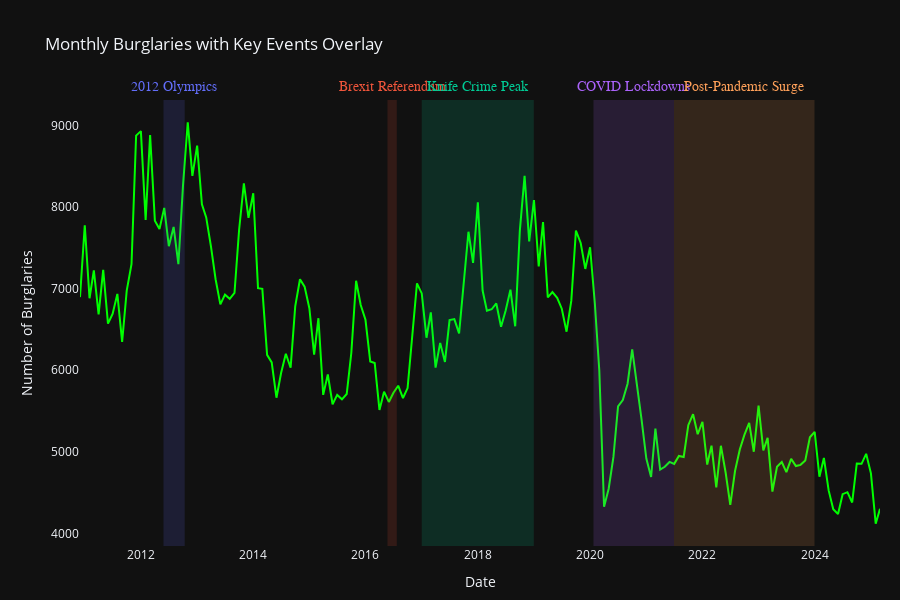

Source (notebook cell):
### Code cell
import plotly.graph_objects as go
import pandas as pd
from plotly.colors import qualitative

# Replace this with your actual DataFrame
crime_df = df.copy()  

# 1. Monthly burglary totals
monthly = crime_df.groupby("date")["Burglaries amount"].sum().reset_index()
monthly["date"] = pd.to_datetime(monthly["date"])

# 2. Key event periods
events = [
    {"Event": "2012 Olympics",        "Start": "2012-05-27", "End": "2012-10-12"},
    {"Event": "Brexit Referendum",    "Start": "2016-05-23", "End": "2016-07-23"},
    {"Event": "Knife Crime Peak",     "Start": "2017-01-01", "End": "2018-12-31"},
    {"Event": "COVID Lockdowns",      "Start": "2020-01-23", "End": "2021-06-30"},
    {"Event": "Post-Pandemic Surge",  "Start": "2021-06-30", "End": "2023-12-31"},
]
for ev in events:
    ev["Start"] = pd.to_datetime(ev["Start"])
    ev["End"]   = pd.to_datetime(ev["End"])

# 3. Assign each event a distinct color
palette = qualitative.Plotly  # has at least 10 distinct colors
colors = {ev["Event"]: palette[i % len(palette)] for i, ev in enumerate(events)}

# 4. Build figure
fig = go.Figure()

for ev in events:
    color = colors[ev["Event"]]
    # shaded band
    fig.add_shape(
        type="rect",
        x0=ev["Start"], x1=ev["End"],
        y0=0, y1=1,
        xref="x", yref="paper",
        fillcolor=color,
        opacity=0.15,
        line_width=0
    )
    # centered label above the band
    fig.add_annotation(
        x=ev["Start"] + (ev["End"] - ev["Start"]) / 2,
        y=1.05,
        xref="x", yref="paper",
        text=ev["Event"],
        showarrow=False,
        font=dict(color=color, size=14, family="Arial"),
        align="center"
    )

# 5. Add burglary time series
fig.add_trace(go.Scatter(
    x=monthly["date"],
    y=monthly["Burglaries amount"],
    mode="lines",
    name="Monthly Burglaries",
    line=dict(color="lime", width=2)
))

# 6. Layout tweaks
fig.update_layout(
    template="plotly_dark",
    title="Monthly Burglaries with Key Events Overlay",
    xaxis_title="Date",
    yaxis_title="Number of Burglaries",
    height=600,
    margin=dict(l=80, r=20, t=100, b=50),
    xaxis=dict(showgrid=False),
    yaxis=dict(showgrid=False)
)

fig.show()

### Figure 1 — Plotly figure (JSON) as saved in the notebook; plotly's stock layout.template omitted (floating-point values rounded to 4 significant figures; data arrays with more than 128 entries replaced by an {"elided": "..."} marker saying what was removed)
{"data": [{"line": {"color": "lime", "width": 2}, "mode": "lines", "name": "Monthly Burglaries", "type": "scatter", "x": {"elided": "172 str values"}, "y": {"elided": "172 float values"}}], "layout": {"annotations": [{"align": "center", "font": {"color": "#636EFA", "family": "Arial", "size": 14}, "showarrow": false, "text": "2012 Olympics", "x": "2012-08-04T00:00:00", "xref": "x", "y": 1.05, "yref": "paper"}, {"align": "center", "font": {"color": "#EF553B", "family": "Arial", "size": 14}, "showarrow": false, "text": "Brexit Referendum", "x": "2016-06-22T12:00:00", "xref": "x", "y": 1.05, "yref": "paper"}, {"align": "center", "font": {"color": "#00CC96", "family": "Arial", "size": 14}, "showarrow": false, "text": "Knife Crime Peak", "x": "2017-12-31T12:00:00", "xref": "x", "y": 1.05, "yref": "paper"}, {"align": "center", "font": {"color": "#AB63FA", "family": "Arial", "size": 14}, "showarrow": false, "text": "COVID Lockdowns", "x": "2020-10-11T00:00:00", "xref": "x", "y": 1.05, "yref": "paper"}, {"align": "center", "font": {"color": "#FFA15A", "family": "Arial", "size": 14}, "showarrow": false, "text": "Post-Pandemic Surge", "x": "2022-09-30T00:00:00", "xref": "x", "y": 1.05, "yref": "paper"}], "height": 600, "margin": {"b": 50, "l": 80, "r": 20, "t": 100}, "shapes": [{"fillcolor": "#636EFA", "line": {"width": 0}, "opacity": 0.15, "type": "rect", "x0": "2012-05-27T00:00:00", "x1": "2012-10-12T00:00:00", "xref": "x", "y0": 0, "y1": 1, "yref": "paper"}, {"fillcolor": "#EF553B", "line": {"width": 0}, "opacity": 0.15, "type": "rect", "x0": "2016-05-23T00:00:00", "x1": "2016-07-23T00:00:00", "xref": "x", "y0": 0, "y1": 1, "yref": "paper"}, {"fillcolor": "#00CC96", "line": {"width": 0}, "opacity": 0.15, "type": "rect", "x0": "2017-01-01T00:00:00", "x1": "2018-12-31T00:00:00", "xref": "x", "y0": 0, "y1": 1, "yref": "paper"}, {"fillcolor": "#AB63FA", "line": {"width": 0}, "opacity": 0.15, "type": "rect", "x0": "2020-01-23T00:00:00", "x1": "2021-06-30T00:00:00", "xref": "x", "y0": 0, "y1": 1, "yref": "paper"}, {"fillcolor": "#FFA15A", "line": {"width": 0}, "opacity": 0.15, "type": "rect", "x0": "2021-06-30T00:00:00", "x1": "2023-12-31T00:00:00", "xref": "x", "y0": 0, "y1": 1, "yref": "paper"}], "title": {"text": "Monthly Burglaries with Key Events Overlay"}, "xaxis": {"showgrid": false, "title": {"text": "Date"}}, "yaxis": {"showgrid": false, "title": {"text": "Number of Burglaries"}}}}
